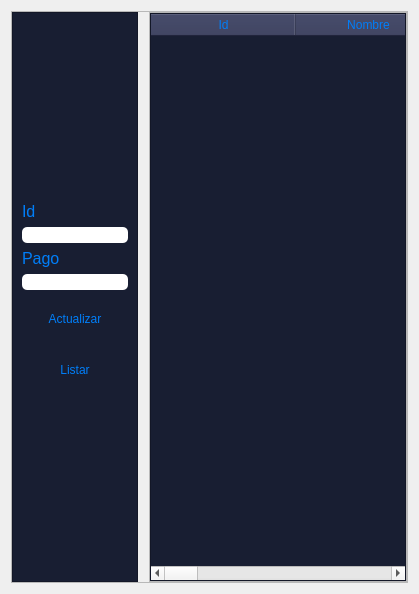
            <widget class="QWidget" name="page_cliente_deben">
             <layout class="QVBoxLayout" name="verticalLayout_16" stretch="0">
              <property name="spacing">
               <number>11</number>
              </property>
              <property name="topMargin">
               <number>11</number>
              </property>
              <item>
               <widget class="QFrame" name="frame_20">
                <property name="frameShape">
                 <enum>QFrame::StyledPanel</enum>
                </property>
                <property name="frameShadow">
                 <enum>QFrame::Raised</enum>
                </property>
                <layout class="QHBoxLayout" name="horizontalLayout_8">
                 <property name="spacing">
                  <number>11</number>
                 </property>
                 <property name="leftMargin">
                  <number>0</number>
                 </property>
                 <property name="topMargin">
                  <number>0</number>
                 </property>
                 <property name="rightMargin">
                  <number>0</number>
                 </property>
                 <property name="bottomMargin">
                  <number>0</number>
                 </property>
                 <item>
                  <widget class="QFrame" name="frame_23">
                   <property name="minimumSize">
                    <size>
                     <width>125</width>
                     <height>0</height>
                    </size>
                   </property>
                   <property name="maximumSize">
                    <size>
                     <width>150</width>
                     <height>16777215</height>
                    </size>
                   </property>
                   <property name="styleSheet">
                    <string notr="true">QPushButton{
border-top-left-radius:20p;
color: rgb(0,126,249);
font: 77 10pt &quot;Gadugi&quot;;

border-radius: 5px;


}

QPushButton:hover{

background-color: qlineargradient(spread:pad, x1:0, y1:0.505682, x2:1, y2:0.477, stop:0 rgba(11, 131, 120, 219), stop:1 rgba(85, 98, 112, 226));


}
QFrame{

background-color: rgb(24, 30, 50);

}
QLabel{
color: rgb(0,126,249);
}
QLineEdit{
font: 77 10pt &quot;Gadugi&quot;;
color: rgb(158, 161, 178);
border-radius: 5px;
}


</string>
                   </property>
                   <property name="frameShape">
                    <enum>QFrame::StyledPanel</enum>
                   </property>
                   <property name="frameShadow">
                    <enum>QFrame::Raised</enum>
                   </property>
                   <layout class="QVBoxLayout" name="verticalLayout_18">
                    <item>
                     <spacer name="verticalSpacer_2">
                      <property name="orientation">
                       <enum>Qt::Vertical</enum>
                      </property>
                      <property name="sizeHint" stdset="0">
                       <size>
                        <width>20</width>
                        <height>180</height>
                       </size>
                      </property>
                     </spacer>
                    </item>
                    <item>
                     <widget class="QLabel" name="label_14">
                      <property name="font">
                       <font>
                        <pointsize>12</pointsize>
                       </font>
                      </property>
                      <property name="styleSheet">
                       <string notr="true"/>
                      </property>
                      <property name="text">
                       <string>Id</string>
                      </property>
                     </widget>
                    </item>
                    <item>
                     <widget class="QLineEdit" name="lnx_id_cd"/>
                    </item>
                    <item>
                     <widget class="QLabel" name="label_33">
                      <property name="font">
                       <font>
                        <pointsize>12</pointsize>
                       </font>
                      </property>
                      <property name="styleSheet">
                       <string notr="true"/>
                      </property>
                      <property name="text">
                       <string>Pago</string>
                      </property>
                     </widget>
                    </item>
                    <item>
                     <widget class="QLineEdit" name="lnx_pago_cd"/>
                    </item>
                    <item>
                     <widget class="QPushButton" name="btn_actualizar_cd">
                      <property name="minimumSize">
                       <size>
                        <width>0</width>
                        <height>45</height>
                       </size>
                      </property>
                      <property name="text">
                       <string>Actualizar</string>
                      </property>
                     </widget>
                    </item>
                    <item>
                     <widget class="QPushButton" name="btn_listar_cd">
                      <property name="minimumSize">
                       <size>
                        <width>0</width>
                        <height>45</height>
                       </size>
                      </property>
                      <property name="text">
                       <string>Listar</string>
                      </property>
                     </widget>
                    </item>
                    <item>
                     <spacer name="verticalSpacer_3">
                      <property name="orientation">
                       <enum>Qt::Vertical</enum>
                      </property>
                      <property name="sizeHint" stdset="0">
                       <size>
                        <width>20</width>
                        <height>180</height>
                       </size>
                      </property>
                     </spacer>
                    </item>
                   </layout>
                  </widget>
                 </item>
                 <item>
                  <widget class="QFrame" name="frame_24">
                   <property name="styleSheet">
                    <string notr="true"/>
                   </property>
                   <property name="frameShape">
                    <enum>QFrame::StyledPanel</enum>
                   </property>
                   <property name="frameShadow">
                    <enum>QFrame::Raised</enum>
                   </property>
                   <layout class="QVBoxLayout" name="verticalLayout_17">
                    <property name="spacing">
                     <number>0</number>
                    </property>
                    <property name="leftMargin">
                     <number>0</number>
                    </property>
                    <property name="topMargin">
                     <number>0</number>
                    </property>
                    <property name="rightMargin">
                     <number>0</number>
                    </property>
                    <property name="bottomMargin">
                     <number>0</number>
                    </property>
                    <item>
                     <widget class="QTableWidget" name="tabla_clientes_d">
                      <property name="minimumSize">
                       <size>
                        <width>0</width>
                        <height>0</height>
                       </size>
                      </property>
                      <property name="styleSheet">
                       <string notr="true">QHeaderView
{
Fondo: transparente; 
background-color: rgb(24, 30, 50);
border-top-left-radius:20p;
color: rgb(0,126,249);
font: 77 10pt &quot;Gadugi&quot;;
}

QHeaderView:hover
{
background-color: rgb(46, 51, 84);
border-top-left-radius:20p;
}
QHeaderView:section
{
background-color: rgb(46, 51, 84);
border-top-left-radius:20p;
padding: 2px;
font-size:11 pt;

}
QTableWidget{
background-color: rgb(24, 30, 50);
gridline-color: rgb(24, 30, 50);
font-size: 11pt;
border-top-left-radius:20p;
color: rgb(0,126,249);
font: 77 10pt &quot;Gadugi&quot;;
}
QTableWidgetQTableCornerButton::section{
background-color: rgb(46, 51, 84);
border: 1px solid rgb(0,126,249);
}
QTableView QTableCornerButton::section {
background-color: rgb(46, 51, 84);
border: 1px solid rgb(0, 126, 249);
}</string>
                      </property>
                      <attribute name="horizontalHeaderDefaultSectionSize">
                       <number>145</number>
                      </attribute>
                      <column>
                       <property name="text">
                        <string>Id</string>
                       </property>
                      </column>
                      <column>
                       <property name="text">
                        <string>Nombre</string>
                       </property>
                      </column>
                      <column>
                       <property name="text">
                        <string>Email</string>
                       </property>
                      </column>
                      <column>
                       <property name="text">
                        <string>Celular</string>
                       </property>
                      </column>
                      <column>
                       <property name="text">
                        <string>Fecha</string>
                       </property>
                      </column>
                      <column>
                       <property name="text">
                        <string>Sub total</string>
                       </property>
                      </column>
                      <column>
                       <property name="text">
                        <string>Deuda</string>
                       </property>
                      </column>
                     </widget>
                    </item>
                   </layout>
                  </widget>
                 </item>
                </layout>
               </widget>
              </item>
             </layout>
            </widget>
